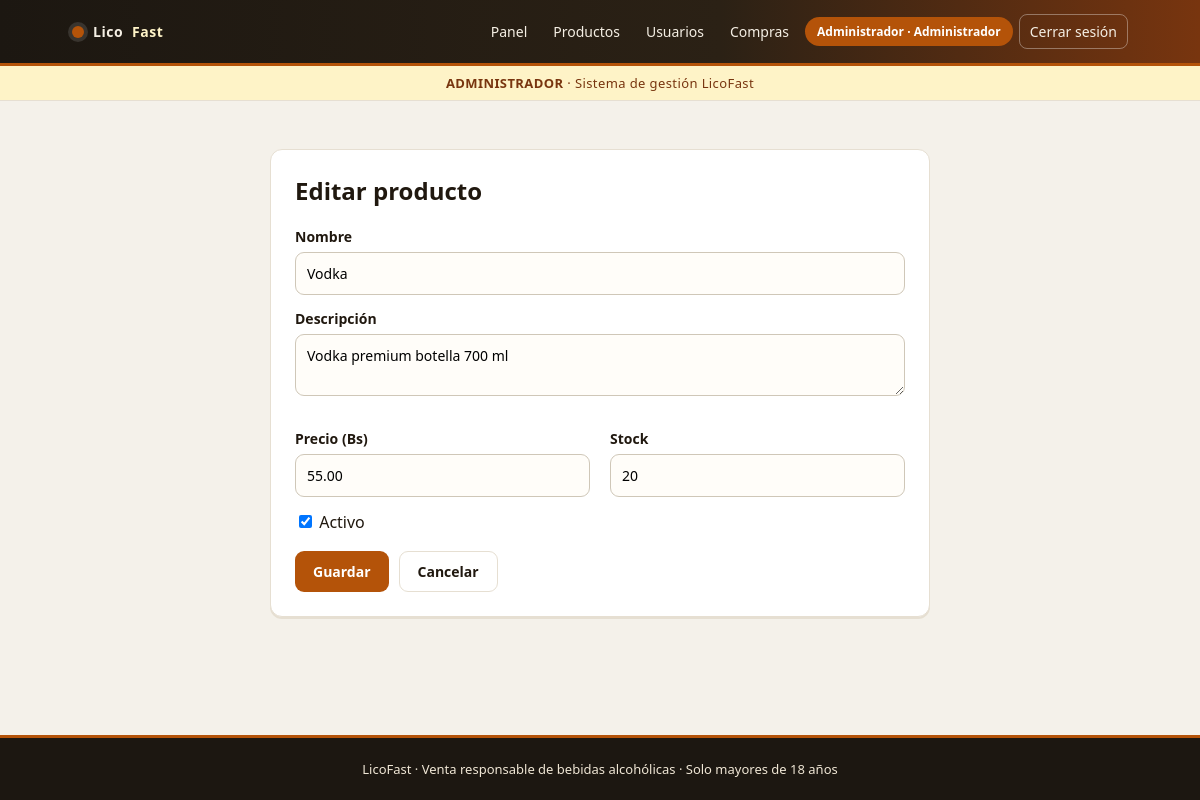
/admin/producto.php?id=2 (signed in), run on the app's committed database.
### tables this page shows
CREATE TABLE IF NOT EXISTS productos (
 id INT AUTO_INCREMENT PRIMARY KEY,
 nombre VARCHAR(120) NOT NULL,
 descripcion TEXT,
 precio DECIMAL(10,2) NOT NULL DEFAULT 0,
 stock INT NOT NULL DEFAULT 0,
 activo TINYINT(1) NOT NULL DEFAULT 1,
 created_at TIMESTAMP DEFAULT CURRENT_TIMESTAMP
);

### config/config.php (called while the page is built, shortened)
<?php
function e($v){return htmlspecialchars((string)$v,ENT_QUOTES,'UTF-8');}

### admin/producto.php (the view, shortened to what this page needs)
<?php require '../config/config.php';
$id = (int)($_GET['id'] ?? 0);
if ($id) {
    $st = $pdo->prepare('SELECT * FROM productos WHERE id=?');
    $st->execute([$id]);
    $found = $st->fetch();
    if ($found) {
        $p = $found;
    }
}
require '../includes/header.php';
?>
<div class="formbox">
    <h2><?= $id ? 'Editar' : 'Nuevo' ?> producto</h2>
    <form method="post">
        <div class="field">
            <label>Nombre</label>
            <input name="nombre" required value="<?= e($p['nombre']) ?>">
        </div>
        <div class="field">
            <label>Descripción</label>
            <textarea name="descripcion"><?= e($p['descripcion']) ?></textarea>
        </div>
        <div class="two">
            <div class="field">
                <label>Precio (Bs)</label>
                <input type="number" step="0.01" min="0" name="precio" required value="<?= e($p['precio']) ?>">
            </div>
            <div class="field">
                <label>Stock</label>
                <input type="number" min="0" name="stock" required value="<?= e($p['stock']) ?>">
            </div>
        </div>
        <label>
            <input type="checkbox" name="activo" <?= !empty($p['activo']) ? 'checked' : '' ?>> Activo
        </label>
        <div class="actions">
            <button class="btn">Guardar</button>
            <a class="btn secondary" href="productos.php">Cancelar</a>
        </div>
    </form>
</div>
<?php require '../includes/footer.php'; ?>

### assets/css/style.css (style rules this page uses)
:root { --acento:#d97706; --acento-suave:#fef3c7; --acento-oscuro:#92400e; --fondo:#f4f1ea; --panel:#ffffff; --tinta:#20180f; --tinta-suave:#6b6257; --borde:#e6dfd2; --radio:12px; }
body.rol-administrador { --acento:#b45309; --acento-suave:#fef3c7; --acento-oscuro:#78350f; }
* { box-sizing:border-box; }
body { margin:0; font-family:"Segoe UI",Roboto,Helvetica,Arial,sans-serif; background:var(--fondo); color:var(--tinta); min-height:100vh; display:flex; flex-direction:column; }
.hero,.card,.formbox,.tablebox { background:var(--panel); padding:24px; border:1px solid var(--borde); border-radius:var(--radio); box-shadow:0 2px 0 var(--borde); margin-bottom:20px; }
.card h2,.formbox h2,.hero h1 { margin-top:0; }
.btn { display:inline-block; background:var(--acento); color:#fff; border:0; padding:10px 18px; border-radius:9px; text-decoration:none; cursor:pointer; font-weight:700; font-size:14px; transition:.18s; font-family:inherit; }
.btn.secondary { background:#fff; color:var(--tinta); border:1px solid var(--borde); }
.two { display:grid; grid-template-columns:1fr 1fr; gap:20px; }
.formbox { max-width:660px; margin:20px auto; }
.field { margin:14px 0; }
.field label { display:block; font-weight:700; margin-bottom:6px; font-size:14px; }
.field input,.field select,.field textarea { width:100%; padding:11px; border:1px solid #cfc7b8; border-radius:9px; font-size:14px; font-family:inherit; background:#fffdf9; }
.actions { display:flex; gap:10px; flex-wrap:wrap; margin-top:18px; }

### data on the page
productos: nombre "Vodka", descripcion "Vodka premium botella 700 ml", precio "55.00", stock "20", activo "☑"

### other printed values
$texto "Panel"
$texto "Productos"
$texto "Usuarios"
$texto "Compras"
user()['nombre'] "Administrador"
nombre_rol(rol_actual()) "Administrador"
nombre_rol(rol_actual()) "ADMINISTRADOR"
